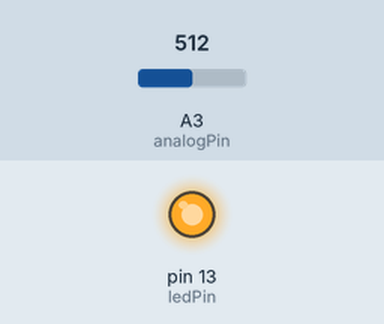
Simulated run of this sketch. Board: Arduino Uno, built with avr-gcc and run on an emulated ATmega328P. On the bench: output pins drawn as LEDs (lit = HIGH). Inputs (shaded band) come from the test bench; at power-on: A3 (analogPin) = 512.

Above: at 4.8 s.
4.9 s: A3 (analogPin) set to 501
At 8.6 s:
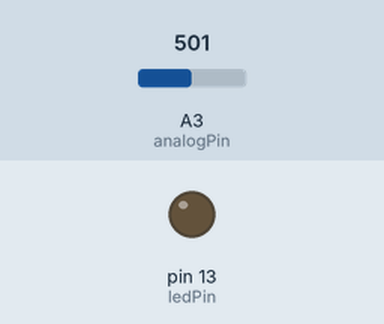
9.9 s: A3 (analogPin) set to 716
At 12.9 s:
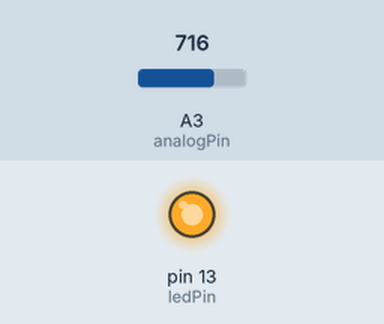
14.9 s: A3 (analogPin) set to 511
At 17.1 s:
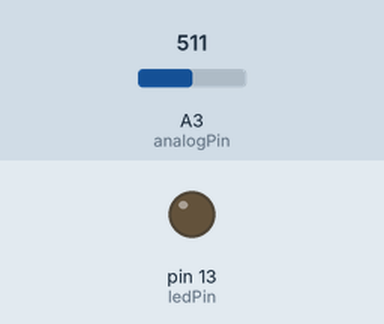
Timing chart, 0 to 18.6 s (numbered marks = the images above; inputs shaded):
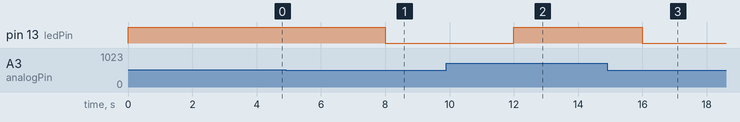

Measured:
- the behaviour switches between 512 and 511 on A3 (analogPin) (found by bisection; images 0 and 1)
- after the input at 4.9 s, pin 13 (ledPin): HIGH → LOW after 3.1 s
- after the input at 9.9 s, pin 13 (ledPin): LOW → HIGH after 2.1 s
- after the input at 14.9 s, pin 13 (ledPin): HIGH → LOW after 1.1 s

The sketch:

sketch_sep29e.ino
```cpp
int ledPin = 13;
int analogPin = 3;
int val = 0;

void setup()
{
  pinMode(ledPin, OUTPUT);
}

void loop()
{
  val = analogRead(analogPin);
  analogWrite(ledPin, val / 4);
  delay(4000);
}
```
